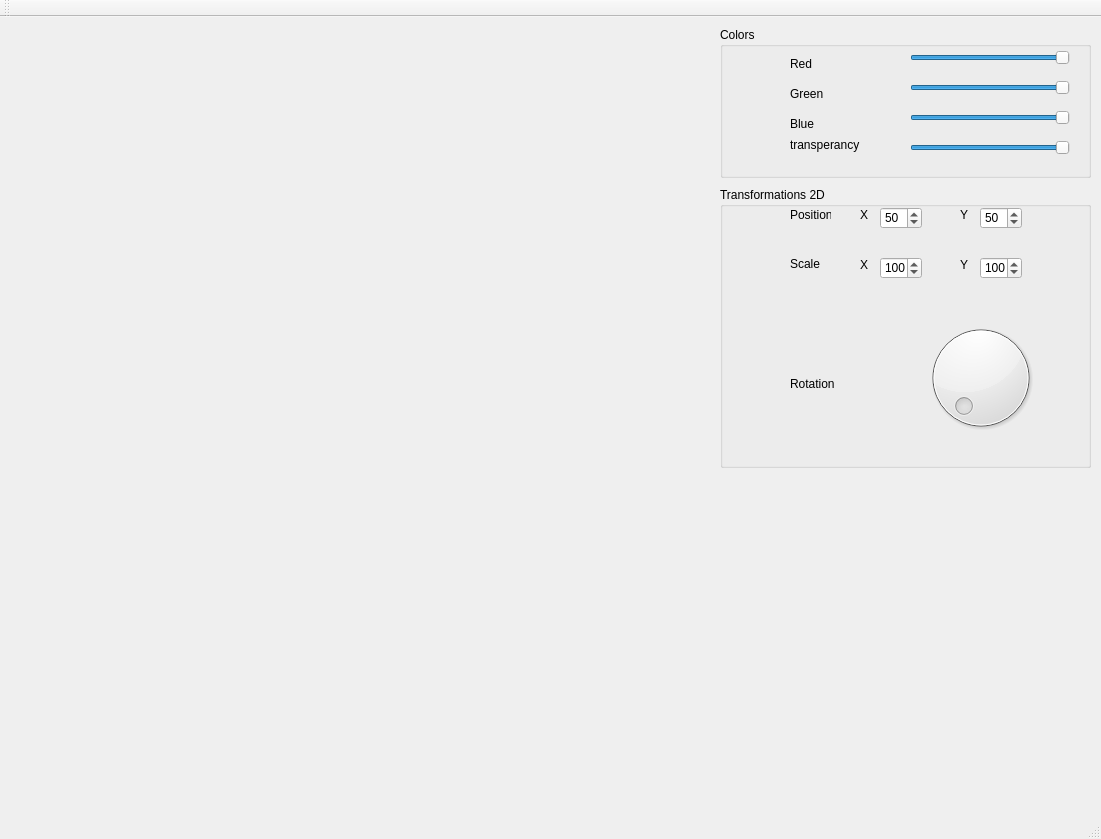
<?xml version="1.0" encoding="UTF-8"?>
<ui version="4.0">
 <class>MainWindowClass</class>
 <widget class="QMainWindow" name="MainWindowClass">
  <property name="geometry">
   <rect>
    <x>0</x>
    <y>0</y>
    <width>1101</width>
    <height>839</height>
   </rect>
  </property>
  <property name="maximumSize">
   <size>
    <width>1101</width>
    <height>839</height>
   </size>
  </property>
  <property name="windowTitle">
   <string>Tutorial_2</string>
  </property>
  <widget class="QWidget" name="centralWidget">
   <widget class="OpenglWidget" name="Gl_widget" native="true">
    <property name="geometry">
     <rect>
      <x>0</x>
      <y>0</y>
      <width>711</width>
      <height>781</height>
     </rect>
    </property>
   </widget>
   <widget class="QGroupBox" name="groupBox">
    <property name="geometry">
     <rect>
      <x>720</x>
      <y>10</y>
      <width>371</width>
      <height>151</height>
     </rect>
    </property>
    <property name="title">
     <string>Colors</string>
    </property>
    <widget class="QSlider" name="RedSlider">
     <property name="geometry">
      <rect>
       <x>190</x>
       <y>20</y>
       <width>160</width>
       <height>22</height>
      </rect>
     </property>
     <property name="maximum">
      <number>100</number>
     </property>
     <property name="value">
      <number>100</number>
     </property>
     <property name="orientation">
      <enum>Qt::Horizontal</enum>
     </property>
    </widget>
    <widget class="QSlider" name="GreenSlider">
     <property name="geometry">
      <rect>
       <x>190</x>
       <y>50</y>
       <width>160</width>
       <height>22</height>
      </rect>
     </property>
     <property name="maximum">
      <number>100</number>
     </property>
     <property name="value">
      <number>100</number>
     </property>
     <property name="orientation">
      <enum>Qt::Horizontal</enum>
     </property>
    </widget>
    <widget class="QSlider" name="BlueSlider">
     <property name="geometry">
      <rect>
       <x>190</x>
       <y>80</y>
       <width>160</width>
       <height>22</height>
      </rect>
     </property>
     <property name="maximum">
      <number>100</number>
     </property>
     <property name="value">
      <number>100</number>
     </property>
     <property name="orientation">
      <enum>Qt::Horizontal</enum>
     </property>
    </widget>
    <widget class="QLabel" name="label">
     <property name="geometry">
      <rect>
       <x>70</x>
       <y>30</y>
       <width>47</width>
       <height>13</height>
      </rect>
     </property>
     <property name="text">
      <string>Red</string>
     </property>
    </widget>
    <widget class="QLabel" name="label_2">
     <property name="geometry">
      <rect>
       <x>70</x>
       <y>60</y>
       <width>47</width>
       <height>13</height>
      </rect>
     </property>
     <property name="text">
      <string>Green</string>
     </property>
    </widget>
    <widget class="QLabel" name="label_3">
     <property name="geometry">
      <rect>
       <x>70</x>
       <y>90</y>
       <width>47</width>
       <height>13</height>
      </rect>
     </property>
     <property name="text">
      <string>Blue</string>
     </property>
    </widget>
    <widget class="QSlider" name="AlphaSlider">
     <property name="geometry">
      <rect>
       <x>190</x>
       <y>110</y>
       <width>160</width>
       <height>22</height>
      </rect>
     </property>
     <property name="maximum">
      <number>100</number>
     </property>
     <property name="value">
      <number>100</number>
     </property>
     <property name="orientation">
      <enum>Qt::Horizontal</enum>
     </property>
    </widget>
    <widget class="QLabel" name="label_4">
     <property name="geometry">
      <rect>
       <x>70</x>
       <y>110</y>
       <width>71</width>
       <height>16</height>
      </rect>
     </property>
     <property name="text">
      <string>transperancy</string>
     </property>
    </widget>
   </widget>
   <widget class="QGroupBox" name="groupBox_2">
    <property name="geometry">
     <rect>
      <x>720</x>
      <y>170</y>
      <width>371</width>
      <height>281</height>
     </rect>
    </property>
    <property name="title">
     <string>Transformations 2D</string>
    </property>
    <widget class="QSpinBox" name="PositionY">
     <property name="geometry">
      <rect>
       <x>260</x>
       <y>20</y>
       <width>42</width>
       <height>22</height>
      </rect>
     </property>
     <property name="maximum">
      <number>1000</number>
     </property>
     <property name="value">
      <number>50</number>
     </property>
    </widget>
    <widget class="QSpinBox" name="PositionX">
     <property name="geometry">
      <rect>
       <x>160</x>
       <y>20</y>
       <width>42</width>
       <height>22</height>
      </rect>
     </property>
     <property name="maximum">
      <number>1000</number>
     </property>
     <property name="value">
      <number>50</number>
     </property>
    </widget>
    <widget class="QSpinBox" name="ScaleY">
     <property name="geometry">
      <rect>
       <x>260</x>
       <y>70</y>
       <width>42</width>
       <height>22</height>
      </rect>
     </property>
     <property name="maximum">
      <number>1000</number>
     </property>
     <property name="value">
      <number>100</number>
     </property>
    </widget>
    <widget class="QSpinBox" name="ScaleX">
     <property name="geometry">
      <rect>
       <x>160</x>
       <y>70</y>
       <width>42</width>
       <height>22</height>
      </rect>
     </property>
     <property name="maximum">
      <number>1000</number>
     </property>
     <property name="value">
      <number>100</number>
     </property>
    </widget>
    <widget class="QLabel" name="label_5">
     <property name="geometry">
      <rect>
       <x>70</x>
       <y>20</y>
       <width>41</width>
       <height>16</height>
      </rect>
     </property>
     <property name="text">
      <string>Position</string>
     </property>
    </widget>
    <widget class="QLabel" name="label_6">
     <property name="geometry">
      <rect>
       <x>70</x>
       <y>70</y>
       <width>47</width>
       <height>13</height>
      </rect>
     </property>
     <property name="text">
      <string>Scale</string>
     </property>
    </widget>
    <widget class="QLabel" name="label_7">
     <property name="geometry">
      <rect>
       <x>140</x>
       <y>20</y>
       <width>16</width>
       <height>16</height>
      </rect>
     </property>
     <property name="text">
      <string>X</string>
     </property>
    </widget>
    <widget class="QLabel" name="label_8">
     <property name="geometry">
      <rect>
       <x>140</x>
       <y>70</y>
       <width>16</width>
       <height>16</height>
      </rect>
     </property>
     <property name="text">
      <string>X</string>
     </property>
    </widget>
    <widget class="QLabel" name="label_9">
     <property name="geometry">
      <rect>
       <x>240</x>
       <y>20</y>
       <width>16</width>
       <height>16</height>
      </rect>
     </property>
     <property name="text">
      <string>Y</string>
     </property>
    </widget>
    <widget class="QLabel" name="label_10">
     <property name="geometry">
      <rect>
       <x>240</x>
       <y>70</y>
       <width>16</width>
       <height>16</height>
      </rect>
     </property>
     <property name="text">
      <string>Y</string>
     </property>
    </widget>
    <widget class="QDial" name="RotationZ">
     <property name="geometry">
      <rect>
       <x>200</x>
       <y>120</y>
       <width>121</width>
       <height>141</height>
      </rect>
     </property>
     <property name="maximum">
      <number>360</number>
     </property>
    </widget>
    <widget class="QLabel" name="label_13">
     <property name="geometry">
      <rect>
       <x>70</x>
       <y>190</y>
       <width>47</width>
       <height>13</height>
      </rect>
     </property>
     <property name="text">
      <string>Rotation </string>
     </property>
    </widget>
   </widget>
  </widget>
  <widget class="QMenuBar" name="menuBar">
   <property name="geometry">
    <rect>
     <x>0</x>
     <y>0</y>
     <width>1101</width>
     <height>21</height>
    </rect>
   </property>
  </widget>
  <widget class="QToolBar" name="mainToolBar">
   <attribute name="toolBarArea">
    <enum>TopToolBarArea</enum>
   </attribute>
   <attribute name="toolBarBreak">
    <bool>false</bool>
   </attribute>
  </widget>
  <widget class="QStatusBar" name="statusBar"/>
 </widget>
 <layoutdefault spacing="6" margin="11"/>
 <customwidgets>
  <customwidget>
   <class>OpenglWidget</class>
   <extends>QWidget</extends>
   <header location="global">openglwidget.h</header>
   <container>1</container>
  </customwidget>
 </customwidgets>
 <resources>
  <include location="MainWindow.qrc"/>
 </resources>
 <connections/>
</ui>
